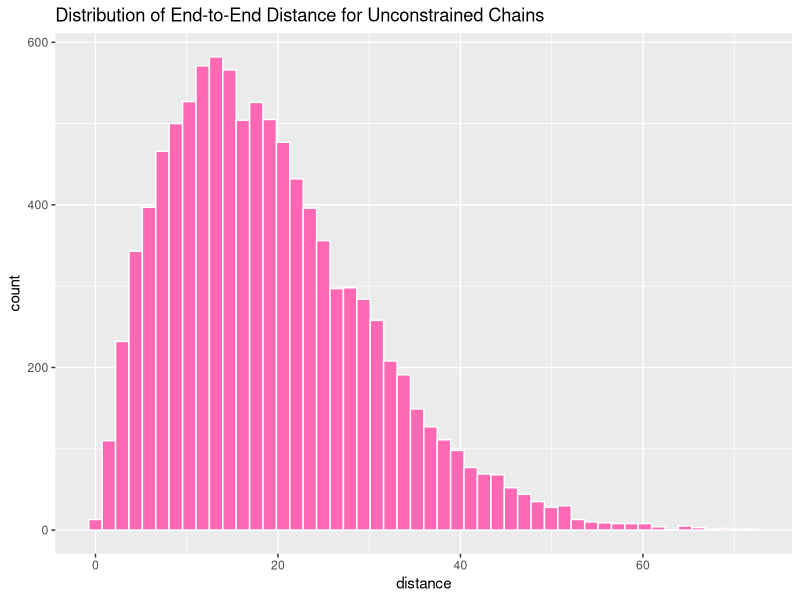

Recreate this plot in R.
## ---- chunk 1
single_unconstrained <- function(n) {
  theta <- runif(n, 0, 2*pi)
  phi <- runif(n, 0, pi)
  
  x = cos(theta) * sin(phi)
  y = sin(theta) * sin(phi)
  z = cos(phi)
  
  X <- sum(x)
  Y <- sum(y)
  Z <- sum(z)
  
  sqrt(X^2 + Y^2 + Z^2)
}

single_unconstrained(50)
## ---- chunk 2
set.seed(25112216)

n_chains <- 10000
distances <- numeric(n_chains) #An empty vector with 10k entries

for (i in 1:n_chains){
  n <- sample(1:1000,1)
  distances[i] <- single_unconstrained(n)
}


library(ggplot2)
ggplot(data.frame(distance = distances), aes(distance)) +
  geom_histogram(bins = 50, color = "white", fill = "hotpink") +
  labs(title = "Distribution of End-to-End Distance for Unconstrained Chains")

